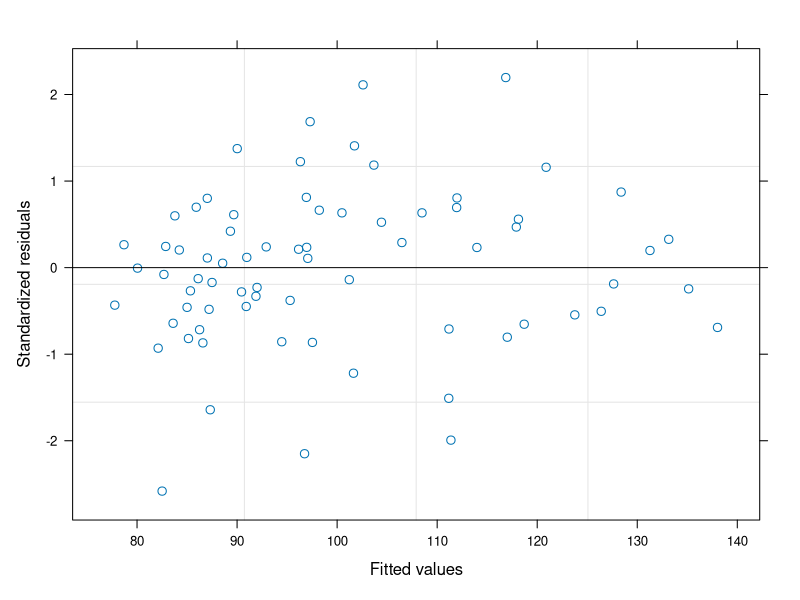
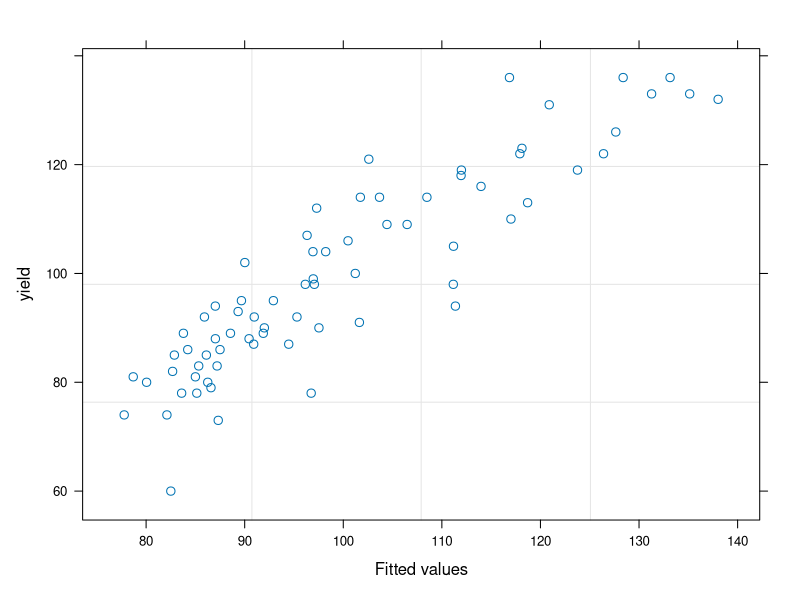
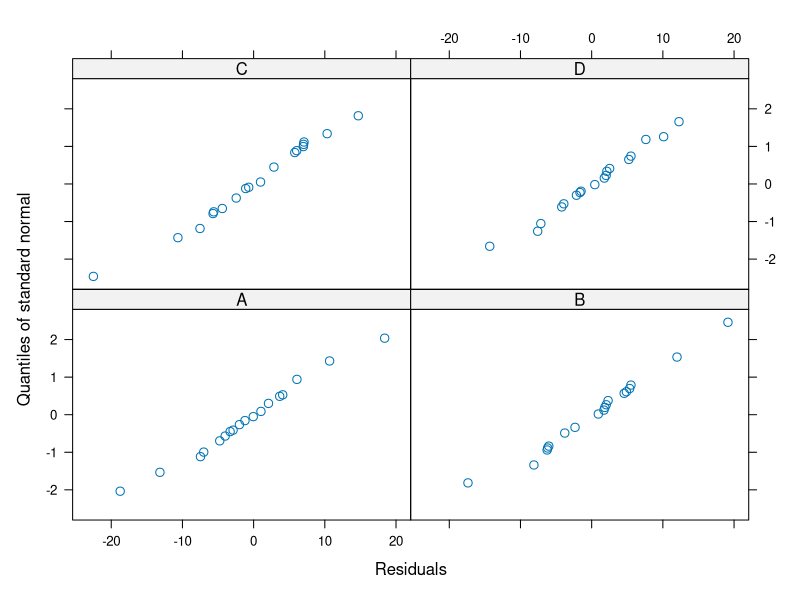

Generate these figures, in order, with R: (Note: this script raises an error after producing the figures.)
## ---- chunk 1
knitr::opts_chunk$set(echo = TRUE)
knitr::opts_knit$set(root.dir = "therbookdata")
## ---- chunk 2
# Linear model for a split-plot experiment 

yields <- read.table("splityield.txt", header = TRUE)
attach(yields)
head(yields)

library(nlme)

model <- lme(yield ~ irrigation * density * fertilizer, 
             random = ~ 1 | block/irrigation/density)
summary(model) # the only significant effect is irrigation 

# simplify the model 
model <- lme(yield ~ (irrigation + density + fertilizer)^2, 
             random = ~ 1 |  block/irrigation/density)
summary(model)

# remove the fertilizer by density interaction 
model <- lme(yield ~ irrigation * density + irrigation * fertilizer, 
             random = ~ 1 | block/irrigation/density)
summary(model)


# use anova to compare models 

model.lme <- lme(yield ~ irrigation * density * fertilizer,
                  random = ~ 1| block/irrigation/density, method = "ML")

model.lme.2 <- update(model.lme,~. - irrigation:density:fertilizer)
anova(model.lme, model.lme.2)


# remove two way interaction 
model.lme.3 <- update(model.lme.2, ~. - density:fertilizer)
anova(model.lme.3, model.lme.2)


model.lme.4 <- update(model.lme.3,~. - irrigation:fertilizer)
anova(model.lme.3, model.lme.4) # model3 is better 

model.lme.5 <- update(model.lme.2, ~. - irrigation:density)
anova(model.lme.5, model.lme.2)

summary(model.lme.3)

plot(model.lme.3)

plot(model.lme.3, yield ~ fitted(.))

qqnorm(model.lme.3, ~ resid(.) | block) # close to normal distribution 


# do the analysis by lmer 
library(lme4)
b <- block
bi <- block:irrigation

bid <- block:irrigation:density

model1 <- lmer(yield ~ irrigation * density * fertilizer 
               + (1|b) + (1|bi) + (1|bid), REML = FALSE)
print(model1, cor = F) # switch off the matrix of correlations for the fixed effects 


detach(yields)

## ---- chunk 3

results <- read.table("fertilizer.txt", header = TRUE)
attach(results)
head(results)
# root is y 


library(nlme)
library(lattice)

# trellis plotting, 
# convert dataframe into groupedData object, 
# specify the nesting structure 
# indicate the fixed effect by defining "fertilizer" as outer to this nesting(fixed effect)

# week is random effects 
results <- groupedData(root ~ week | plant, outer = ~ fertilizer, results)
str(results)

plot(results)

plot(results, outer = TRUE)

# linear mixed effects using REML
model <- lme(root ~ fertilizer, random = ~week|plant)
summary(model)

# one-way anova on non-pseudoreplicated data 
model2 <- aov(root ~ fertilizer, subset =(week == 10))
summary(model2)

summary.lm(model2)

# the above two models are slightly different
# lm/aov estimates linear models by maximum likelihood estimates of the parameters based on arithmetic means 
# lme use BLUP estimates 

detach(results)
## ---- chunk 4

data(Ovary)
attach(Ovary)
names(Ovary)
str(Ovary)
# follicles is y 

plot(Ovary)

# fit model based on prior knowledge and estimate the residuals correlation structure 
model <- lme(follicles ~ sin(2 * pi * Time) + cos(2 * pi * Time),
             data = Ovary, random = ~ 1| Mare)
summary(model)

plot(ACF(model), alpha = 0.05) # alpha = 0.05 shows the 95% critical lines 

# assume the first two lags have non zero correlations 
# moving average 
model2 <- update(model, correlation = corARMA(q = 2))
anova(model, model2) # better 


# fit first order autoregressive model 
model3 <- update(model2, correlation = corAR1())
anova(model2, model3) # better than model2 


# error checking for model3 
plot(model3)

# plot by mare 
plot(model3, resid(., type = "p") ~ fitted(.) | Mare) # OK 

# check normal error assumption 
qqnorm(model3, ~ resid(.) | Mare) # OK 
detach(Ovary)

## ---- chunk 5
dd <- read.table("rats.txt", header = TRUE)
attach(dd)
head(dd)
# Glycogen is y 
str(dd)

# convert covariates into factors 
Treatment <- factor(Treatment)
Liver <- factor(Liver)
Rat <- factor(Rat)

# unique factor levels for each rat and each liver bit 
rat <- Treatment:Rat
rat
str(rat)
liver <- Treatment:Rat:Liver
liver 


# fit the model 
library(lme4)
model <- lmer(Glycogen ~ Treatment + (1 | rat) + (1 | liver))
summary(model)


# express variance components in percentages 
vars <- c(14.167, 36.065, 21.167)
100 * vars/sum(vars)
# 19.8% is between liver bits within rats 
# 29.6% between readings within liver bits within rats 
detach(dd)
## ---- chunk 6

yields <- read.table("farms.txt", header = TRUE) 
attach(yields)

names(yields)
str(yields)
# size is y 
table(farm)

plot(N, size, pch = rep(16:18, each = 40), col = farm)


# fit  a set of linear models 
linear.models <- lmList(size ~ N | farm, data = yields)

coef(linear.models) # intercepts and slopes vary a lot 


# fit mixed effects model specified entirely in terms of random effects 
library(nlme)
random.model <- lme(size ~ 1, random = ~ N | farm)
coef(random.model) # less extreme 


# plot the intercepts and slopes from the two models 
mm <- coef(random.model)
ll <- coef(linear.models)

par(mfrow=c(1,2))
plot(ll[, 1], mm[, 1], pch = 16, xlab = "linear",
     ylab = "random effects", main = "Intercept")
abline(0, 1)
plot(ll[, 2], mm[, 2], pch = 16, xlab = "linear",
     ylab = "random effects", main = "Slope")
abline(0,1)
par(mfrow = c(1, 1))


# fit mixed model with both fixed effects and random effects 
# use method = "ML" for model comparisons 

farm <- factor(farm)
mixed.model1 <- lme(size ~ N * farm, random = ~ 1 | farm, method = "ML")
mixed.model2 <- lme(size ~ N + farm, random = ~ 1 | farm, method = "ML")
mixed.model3 <- lme(size ~ N, random = ~ 1 | farm, method = "ML")
mixed.model4 <- lme(size ~ 1, random = ~ 1 | farm, method = "ML")
anova(mixed.model1, mixed.model2, mixed.model3, mixed.model4)
# model2 is selected 


# do analysis of variance 
model <- lm(size ~ N * factor(farm))
summary(model)




model2 <- lm(size ~ N + factor(farm))
anova(model, model2) # model2 selected 

model3 <- lm(size ~ N)
anova(model2, model3)

detach(yields)
## ---- chunk 7
deer <- read.table("jaws.txt", header = TRUE)
attach(deer)
head(deer)
# bone is y 

plot(age, bone, pch = 21, col = "purple", bg = "green")

# fit 3 parameter asymptotic exponential 
model <- nls(bone ~ a - b * exp( - c * age), start = list(a = 120, b = 110, c = 0.064))
summary(model)


# 2 parameter 
model2 <- nls(bone ~ a * (1 - exp(- c * age)), start = list(a = 120, c = 0.064))
anova(model, model2) # minimal adequate 

# add fitted lines 
av <- seq(0, 50, 0.1)

bv <- predict(model2, list(age = av))
lines(av, bv, col = "red")

summary(model2)
str(summary(model2))

sum.model2 <- summary(model2)
sum.model2$sigma
sum.model2$df[2]

# sum of squares of error for model2 
sse <- as.vector((sum.model2$sigma)^2 * sum.model2$df[2])
sse


# total variation 
null <- lm(bone ~ 1)
str(summary.aov(null)) # one list 

sst <- as.vector(unlist(summary.aov(null)[[1]][2]))
sst


# percentage of variation explained by the model 
100*(sst - sse)/sst




# compare Michaelis-Menten and asyptotic exponential 
(model3 <- nls(bone ~ a * age/(1 + b * age), start = list(a = 8, b = 0.08)))

# add fitted lines to the plot 
yv <- predict(model3, list(age = av))
lines(av, yv, col = "blue")
legend("topleft", legend = c("Michaelis-Menten", "2-parameter asyptotic"),
       col = c("blue", "red"), lty = 1)

detach(deer) 
## ---- chunk 8
rm(x, y)
humped <- read.table("hump.txt", header = TRUE)
attach(humped)
names(humped)
plot(x, y, pch = 21, col = "blue", bg = "lavender") 

library(mgcv)

model <- gam(y ~ s(x))

xv <- seq(0.5, 1.3, 0.01)
yv <- predict(model, list(x = xv))
lines(xv, yv)

summary(model)

detach(humped)
## ---- chunk 9
reaction <- read.table("reaction.txt", header  = TRUE)
attach(reaction)
head(reaction)
# rate is y 


plot(enzyme, rate, pch = 20 + as.numeric(strain), bg = 1+as.numeric(strain))

library(nlme)

# fit the same model but with different parameters for each strain 
model <- nlsList(rate ~ c + a * enzyme/(1 + b * enzyme)|strain,
                  data = reaction, start = c(a = 20, b = 0.25, c = 10))


summary(model)


# plot 
reaction <- groupedData(rate ~ enzyme | strain, data = reaction)
plot(reaction)

# fit non-linear mixed effects model 
model2 <- nlme(rate ~ c + a * enzyme/(1 + b * enzyme), fixed = a + b + c ~ 1,
      random = a + b + c ~ 1 | strain, data = reaction, start = c(a = 20, b = 0.25, c = 10))

plot(augPred(model2)) 
# augPred returns a data frame with four columns representing, respectively, 
# the values of the primary covariate, the groups (if object does not have a 
# grouping structure, all elements will be 1), the predicted or observed values, 
# and the type of value in the third column
model2
summary(model2)

coef(model2)
v <- vcov(model2)
v
plot(enzyme, rate, pch = 20 + as.numeric(strain), bg = 1 + as.numeric(strain))

xv <- seq(min(enzyme), max(enzyme), length = 100)
for(i in 1:5){
yv <- coef(model)[i, 3] + coef(model)[i, 1] * xv/(1 + coef(model)[i, 2] * xv) 
lines(xv, yv, col = (i + 1)) }

detach(reaction)
rm(xv, yv)

## ---- chunk 10

nl.ts <- read.table("nonlinear.txt", header = TRUE) 
attach(nl.ts)
head(nl.ts)

# group by dish 
growth <- groupedData(diam ~ time | dish, data = nl.ts) 

model <- nlme(diam ~ a + b * time/(1 + c * time),
      fixed = a + b + c ~ 1,
      random = a + b + c ~ 1,
      data = growth,
      correlation = corAR1(),
      start = c(a = 0.5, b = 5, c = 0.5))
summary(model)

coef(model)

plot(augPred(model))



detach(nl.ts)
## ---- chunk 11

# self starting Michaelis-menten model 
data <- read.table("mm.txt", header = TRUE)
attach(data)
names(data)

plot(rate ~ conc, pch = 16)

model <- nls(rate ~ SSmicmen(conc, a, b)) 
# a is the max value of rate, b is the value of conc at which half of the max response attained 
summary(model)

xv <- seq(0, 1.2, 0.01)
yv <- predict(model, list(conc = xv))
lines(xv, yv, col = "blue")
detach(data)


# self starting asymptotic exponential model 
deer <- read.table("jaws.txt", header = TRUE)
attach(deer)
names(deer)

model <- nls(bone ~ SSasymp(age, a, b, c))
plot(age, bone, pch = 16)
xv <- seq(0, 50, 0.2)
yv <- predict(model, list(age =xv))
lines(xv, yv)
summary(model)

detach(deer)



# self starting logistic 
sslogistic <- read.table("sslogistic.txt", header = TRUE)
attach(sslogistic)

names(sslogistic)

plot(density ~ log(concentration), pch = 16, col = "green3")

model <- nls(density ~ SSlogis(log(concentration), a, b, c))

xv <- seq(-3, 3, 0.1)
yv <- predict(model, list(concentration = exp(xv)))
lines(xv, yv, col = "red")
summary(model)
detach(sslogistic)





# four-parameter logistic 
data <- read.table("chicks.txt", header = TRUE) 
attach(data)
names(data)

model <- nls(weight ~ SSfpl(Time, a, b, c, d))
xv <- seq(0, 22, 0.2)
yv <- predict(model, list(Time = xv))
plot(weight ~ Time, pch = 21, col = "red", bg = "green4")
lines(xv, yv, col = "navy")
summary(model)
detach(data)



# self start weibull growth function 
weights <- read.table("weibull.growth.txt", header = TRUE) 
attach(weights)
names(weights)


model <- nls(weight ~ SSweibull(time, Asym, Drop, lrc, pwr))
summary(model)

xt <- seq(2, 22, 0.1)
yw <- predict(model, list(time = xt))
plot(time, weight, pch = 21, col = "blue", bg = "orange")
lines(xt, yw, col = "blue2")
detach(weights)



# self starting first order compartment function 
foldat <- read.table("fol.txt", header = TRUE)
attach(foldat)
names(foldat)

model <- nls(conc ~ SSfol(Dose, Time, a, b, c))
summary(model)

xv <- seq(0, 25, 0.1)
yv <- predict(model, list(Time = xv))
plot(conc ~ Time, pch = 21, col = "blue", bg = "red")
lines(xv, yv, col = "green4")

detach(foldat)
## ---- chunk 12
library(MASS)
data(stormer)
attach(stormer)

model <- nls(Time ~ b * Viscosity/(Wt - c), start = list(b = 29, c = 2))
summary(model)

plot(Viscosity, Time, pch = 16, col = 1 + as.numeric(factor(Wt)))
xv <- 0:300
yv <- predict(model, list(Wt = 20, Viscosity = xv))
lines(xv, yv, col = 2)
yv <- predict(model, list(Wt = 50, Viscosity = xv))
lines(xv, yv, col = 3)
yv <- predict(model, list(Wt = 100, Viscosity = xv))
lines(xv, yv, col = 4)


# homemade function to do bootstrap 
bv <- numeric(1000)
cv <- numeric(1000)
for(i in 1:1000){
ss <- sample(1:23, replace = TRUE) 
y <- Time[ss]
x1 <- Viscosity[ss]
x2 <- Wt[ss]
model <- nls(y ~ b * x1/(x2 - c), start = list(b = 29, c = 2))
bv[i] <- coef(model)[1]
cv[i] <- coef(model)[2] 
}

quantile(bv, c(0.025, 0.975))

quantile(cv, c(0.025, 0.975))




# bootstrap by boot package 
library(boot)

rs <- resid(model)
fit <- fitted(model)

storm <- data.frame(fit, Viscosity, Wt)

statistic <- function(rs, i){
storm$y <- storm$fit + rs[i]
coef(nls(y ~ b * Viscosity/(Wt - c), data = storm, start = coef(model)))
}
# note: some iterations may have singular gradient and thus error message, re-run the program in this case 
boot.model <- boot(rs, statistic, R = 1000)
boot.model

boot.ci(boot.model,index=1)

boot.ci(boot.model,index=2)

detach(stormer)

